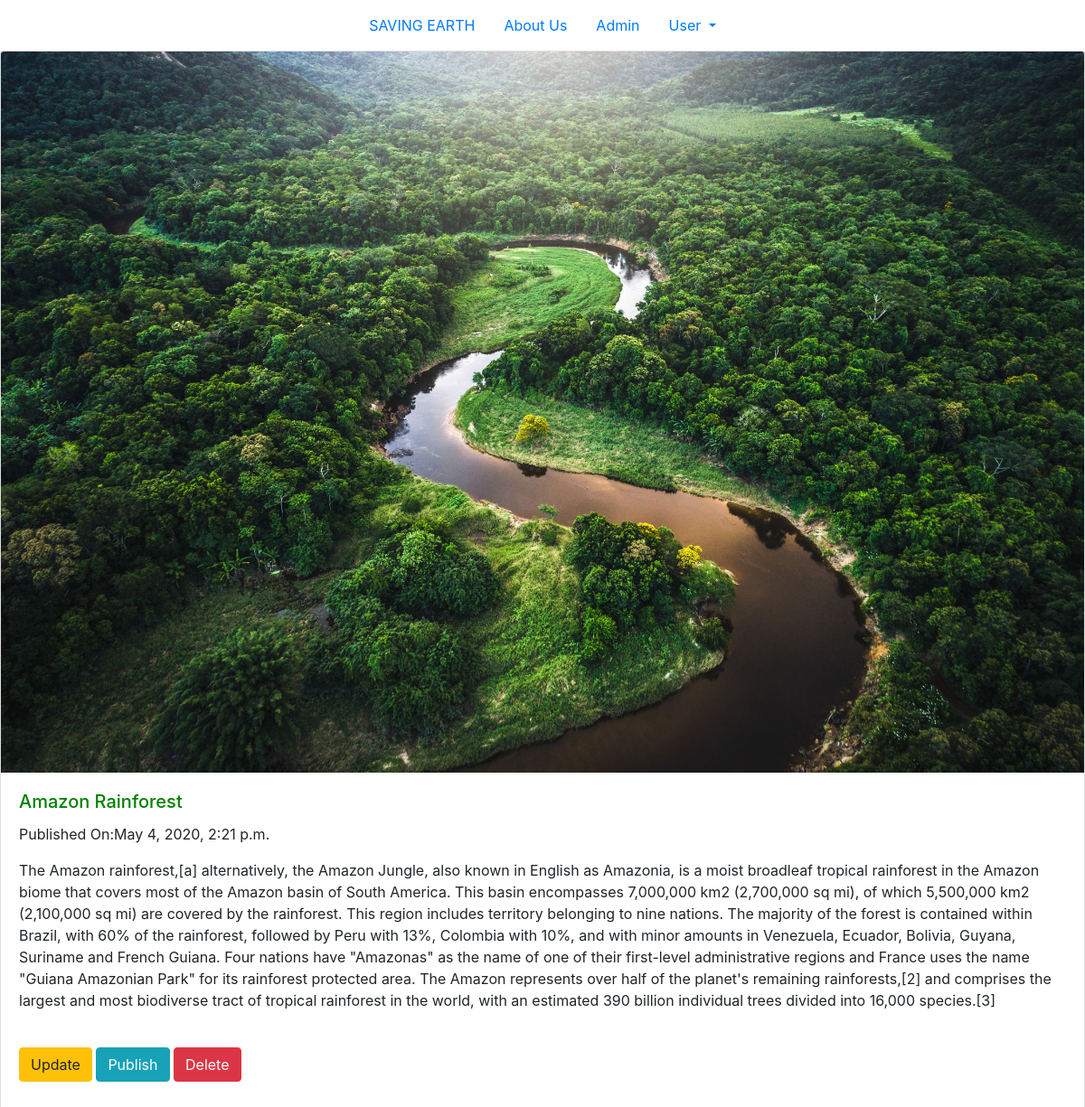
Page /Drafts/65 on the committed database.
### Blog_App/models.py (models this page shows, shortened)
class Blog(models.Model):
    title=models.CharField(max_length=256)
    post=models.CharField(max_length=2000)
    date=models.DateTimeField()
    published_date=models.DateTimeField(blank=True,null=True)
    published=models.PositiveIntegerField()
    Blogger=models.ForeignKey(Blogger,related_name='eid',on_delete=models.PROTECT,default='SOME STRING')
    post_pic=models.ImageField(upload_to='post_pics',blank=True)
    class Meta:
        ordering = ['-date']

### Blog_App/views.py (the view)
# urls.py: path('Drafts/<int:pk>', views.DraftsDetailView.as_view(),name='drafts_detail'),
class DraftsDetailView(DetailView):
    context_object_name='drafts_detail'
    model=models.Blog
    template_name='Drafts_Detail.html'
    success_url='/MyPost'
    def get_context_data(self, **kwargs):
        context=super().get_context_data(**kwargs)
        context['verify']=True
        return context

### templates/Drafts_Detail.html (shortened to what this page needs)
{%extends 'Home.html'%}
{%load static%}
{%block body_block%}
<head>
  <link rel="stylesheet" href="{% static "css/Font.css" %}">
</head>
  <body>
    <div class="card" style="width: inherit">
      <img src="{{drafts_detail.post_pic.url}}" class="card-img-top" alt="..." >
      <div class="card-body">
        <h5 class="card-title">{{drafts_detail.title}}</h5>
        <p>Published On:{{drafts_detail.date}}</p>
        <p class="card-text">{{drafts_detail.post}}</p>
        <br>
        <form  method="post">
          <p><a class="btn btn-warning" href="{%url 'mypost_update' pk=drafts_detail.pk%}">Update</a>
            <a class="btn btn-info" href="{%url 'mydraft_update' pk=drafts_detail.pk%}">Publish</a>
            <a class="btn btn-danger" href="{%url 'mypost_delete' pk=drafts_detail.pk%}">Delete</a>
          </p>
        </form>
      </div>
    </div>
  </body>
{%endblock%}

### static/css/header.css (style rules this page uses)
h5 { color: green; }

### rows in the picture
Blog: post_pic (picture), title "Amazon Rainforest", date "May 4, 2020, 2:21 p.m.", post "The Amazon rainforest,[a] alternatively, the Amazon Jungle, also known in English as Amazonia, is a moist broadleaf tropical rainforest in the Amazon biome that covers most of the Amazon basin of South America. This basin encompasses 7,000,000 km2 (2,700,000 sq mi), of which 5,500,000 km2 (2,100,000 sq mi) are covered by the rainforest. This region includes territory belonging to nine nations. The majority of the forest is contained within Brazil, with 60% of the rainforest, followed by Peru with 13%, Colombia with 10%, and with minor amounts in Venezuela, Ecuador, Bolivia, Guyana, Suriname and French Guiana. Four nations have \"Amazonas\" as the name of one of their first-level…"
